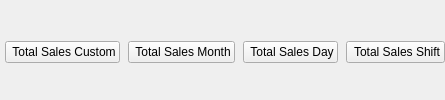
              <widget class="QFrame" name="frame">
               <property name="sizePolicy">
                <sizepolicy hsizetype="Preferred" vsizetype="Preferred">
                 <horstretch>0</horstretch>
                 <verstretch>0</verstretch>
                </sizepolicy>
               </property>
               <layout class="QHBoxLayout" name="horizontalLayout_4">
                <property name="spacing">
                 <number>8</number>
                </property>
                <property name="leftMargin">
                 <number>5</number>
                </property>
                <property name="topMargin">
                 <number>5</number>
                </property>
                <property name="rightMargin">
                 <number>0</number>
                </property>
                <property name="bottomMargin">
                 <number>0</number>
                </property>
                <item>
                 <widget class="QPushButton" name="total_shift_custom">
                  <property name="styleSheet">
                   <string notr="true"/>
                  </property>
                  <property name="text">
                   <string> Total Sales Custom</string>
                  </property>
                  <property name="icon">
                   <iconset>
                    <normaloff>../icons/edit-white.svg</normaloff>../icons/edit-white.svg</iconset>
                  </property>
                  <property name="iconSize">
                   <size>
                    <width>20</width>
                    <height>20</height>
                   </size>
                  </property>
                 </widget>
                </item>
                <item>
                 <widget class="QPushButton" name="total_shift_month">
                  <property name="styleSheet">
                   <string notr="true"/>
                  </property>
                  <property name="text">
                   <string> Total Sales Month</string>
                  </property>
                  <property name="icon">
                   <iconset>
                    <normaloff>../icons/calendar-white.svg</normaloff>../icons/calendar-white.svg</iconset>
                  </property>
                  <property name="iconSize">
                   <size>
                    <width>20</width>
                    <height>20</height>
                   </size>
                  </property>
                 </widget>
                </item>
                <item>
                 <widget class="QPushButton" name="total_shift_day">
                  <property name="styleSheet">
                   <string notr="true"/>
                  </property>
                  <property name="text">
                   <string> Total Sales Day</string>
                  </property>
                  <property name="icon">
                   <iconset>
                    <normaloff>../icons/clock-white.svg</normaloff>../icons/clock-white.svg</iconset>
                  </property>
                  <property name="iconSize">
                   <size>
                    <width>20</width>
                    <height>20</height>
                   </size>
                  </property>
                 </widget>
                </item>
                <item>
                 <widget class="QPushButton" name="total_shift">
                  <property name="styleSheet">
                   <string notr="true"/>
                  </property>
                  <property name="text">
                   <string> Total Sales Shift</string>
                  </property>
                  <property name="icon">
                   <iconset>
                    <normaloff>../icons/chevrons-right-white.svg</normaloff>../icons/chevrons-right-white.svg</iconset>
                  </property>
                  <property name="iconSize">
                   <size>
                    <width>22</width>
                    <height>22</height>
                   </size>
                  </property>
                 </widget>
                </item>
               </layout>
              </widget>
